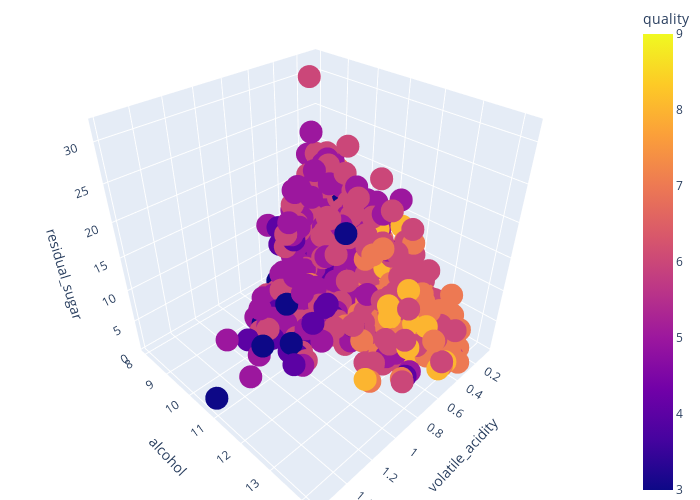

Here is the notebook cell this chart was saved with:
### Code cell
import plotly.express as px
fig = px.scatter_3d(df, 
                    x = feats[0],
                    y = feats[3],
                    z = feats[2],
                    color='quality',
                    )
fig.update_layout(width=700, height=500)
fig.update_layout(margin={"r":0,"t":0,"l":10,"b":0})
fig.show()

### Figure 1 — Plotly figure (JSON) as saved in the notebook; plotly's stock layout.template omitted (floating-point values rounded to 4 significant figures; data arrays with more than 128 entries replaced by an {"elided": "..."} marker saying what was removed)
{"data": [{"hovertemplate": "volatile_acidity=%{x}<br>alcohol=%{y}<br>residual_sugar=%{z}<br>quality=%{marker.color}<extra></extra>", "legendgroup": "", "marker": {"color": {"elided": "3192 int values"}, "coloraxis": "coloraxis", "symbol": "circle"}, "mode": "markers", "name": "", "scene": "scene", "showlegend": false, "type": "scatter3d", "x": {"elided": "3192 float values"}, "y": {"elided": "3192 float values"}, "z": {"elided": "3192 float values"}}], "layout": {"coloraxis": {"colorbar": {"title": {"text": "quality"}}, "colorscale": [[0, "#0d0887"], [0.1111, "#46039f"], [0.2222, "#7201a8"], [0.3333, "#9c179e"], [0.4444, "#bd3786"], [0.5556, "#d8576b"], [0.6667, "#ed7953"], [0.7778, "#fb9f3a"], [0.8889, "#fdca26"], [1, "#f0f921"]]}, "height": 500, "legend": {"tracegroupgap": 0}, "margin": {"b": 0, "l": 10, "r": 0, "t": 0}, "scene": {"domain": {"x": [0, 1], "y": [0, 1]}, "xaxis": {"title": {"text": "volatile_acidity"}}, "yaxis": {"title": {"text": "alcohol"}}, "zaxis": {"title": {"text": "residual_sugar"}}}, "width": 700}}
